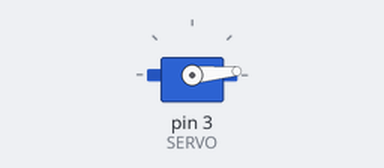
Recording of a sketch running on a simulated Arduino Uno, built with avr-gcc and run on an emulated ATmega328P. Shown: servo.

Above: at 0.05 s.
At 1.65 s:
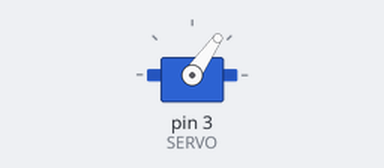
At 3.3 s:
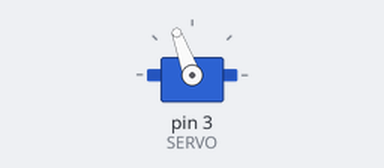
At 6.55 s:
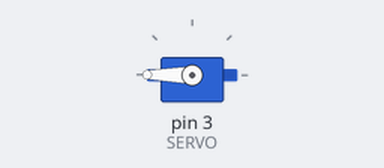
Timing chart, 0 to 8.5 s (numbered marks = the images above):
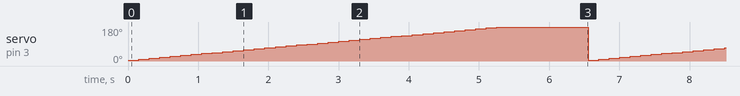

The sketch:

servo180.ino
```cpp
#include <Servo.h> //eh necessario incluir uma biblioteca para fazer o uso do servo

#define SERVO 3 //definidno a porta digital 3 para o servo

Servo s; // criacao de um objeto servo para controlar o servo ou seja uma variavel do tipo servo
int pos = 0; // posição do servo

void setup (){
  s.attach(SERVO); // associando o nosso servo s com a porta que definimos - attach - anexar
  Serial.begin(9600); // taxa de tranferência em bits por segundo - 9600bps
  s.write(pos); // escreve a posicao/angulo inicial do servo
}

void loop(){
  if(pos <= 180){ // se a posicao do servo for menor ou igual a 180 ele ira fazer o que se pede
    pos = pos + 5; // soma mais 5 a posicao do servo
    s.write(pos); // escreve a posicao/angulo do servo
    delay(150); // tempo em milissegundos
  }
  else{ // caso a posicao do servo seja maior que 180 ele ira fazer o que se pede
    pos = 0; // a posicao receb 0
    delay(1000); // tempo em milissegundos
  }
}
```

Measured:
- by itself, servo on pin 3 (SERVO): ramps from 5° to 180° and jumps back, once every 6.6 s
